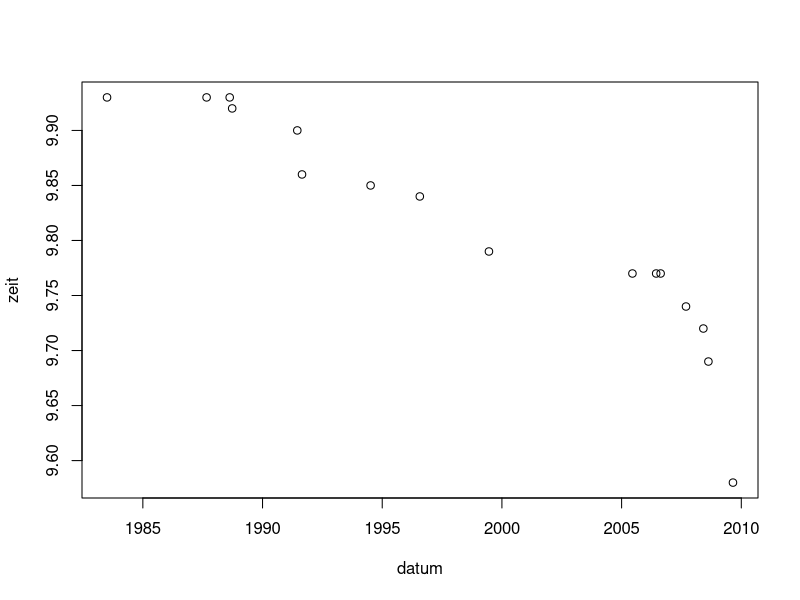

The R script that drew this image:
##################Übung 1##################

#messadaten pippetiert
pipettiert_gewicht <- c(19.8689, 19.8542, 19.8443, 19.8560,19.8489,
                        19.8785, 19.8619, 19.8747, 19.8500, 19.8455) #g
#pipettierte volumen
dichte_wasser <- 0.99820 #g/cm^3 = g/mL
pipettiert <- pipettiert_gewicht / dichte_wasser #mL

#n
pip_n <- length(pipettiert)
#mean
pip_mean <- mean(pipettiert)
#standard deviation(sd)
pip_sd <- sd(pipettiert)
#variance
pip_var <- var(pipettiert)
#sd of mean
pip_mean_sd <- pip_sd / sqrt(pip_n)
#variance of mean
pip_mean_var <- pip_var / pip_n

#Output
data.frame(pip_mean, pip_sd, pip_var, pip_mean_sd, pip_mean_var)

################## END Übung 1##################




##################Übung 2##################

#degrees of freedom
pip_v <- pip_n <- 1

#fractiles
pip_fractile_95 <- qt(0.975, pip_v)
pip_fractile_99 <- qt(0.995, pip_v)

# +- im Vertrauensintervall
pip_cx_95 <- pip_fractile_95 * pip_mean_sd
pip_cx_99 <- pip_fractile_99 * pip_mean_sd

cat("95 % Vertrauensintervall : [", pip_mean - pip_cx_95,
    " mL,", pip_mean + pip_cx_95, "mL]")

cat("99 % Vertrauensintervall : [", pip_mean - pip_cx_99,
    " mL,", pip_mean + pip_cx_99, "mL]")

fig.height=3
fig.width=10
plot.new()
arrows(pip_mean - pip_cx_95, 1, pip_mean + pip_cx_95, code=3, angle=90, length=0.02)
#plot(pip_mean, 1, ylab="",yaxt="n", xlim=c(19.7,20.1))

##################END Übung 2##################



##################Übung 3##################

#Vertrauensintervall
cat("\n19.90 +- 0.05 mL")


##################END Übung 3##################


##################Übung 3##################

datum <- c(1983.504, 1987.663, 1988.628, 1988.732, 1991.452, 1991.649, 1994.514, 1996.570, 1999.458, 2005.452, 2006.444, 2006.630, 2007.690, 2008.415, 2008.626, 2009.652)
zeit <-c(9.93, 9.93, 9.93, 9.92, 9.90, 9.86, 9.85, 9.84, 9.79, 9.77, 9.77, 9.77, 9.74, 9.72, 9.69, 9.58)

linear_model <-lm(zeit ~ datum)
summary(linear_model)
plot(datum , zeit)
abline

#somenewline

##################END Übung 3##################


  